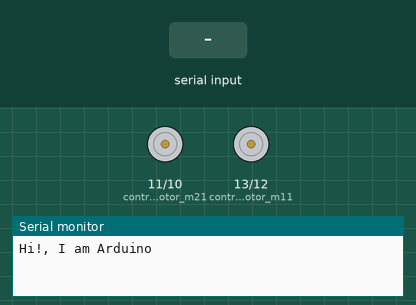
This sketch was run on a simulated Arduino Uno, built with avr-gcc and run on an emulated ATmega328P. Shown: motor-driver pin pairs drawn as motors (green arrow = first pin HIGH = forward, orange = second pin HIGH = backward, longer = more drive), the last lines printed to the serial monitor. The test bench sets the inputs (shaded band).

Above: at 1.2 s.
1.3 s: "u" received over Serial
At 2.0 s:
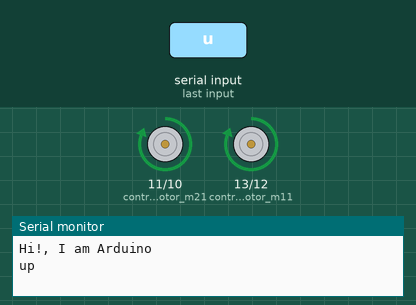
2.8 s: byte 32 (' ') received over Serial
At 3.2 s:
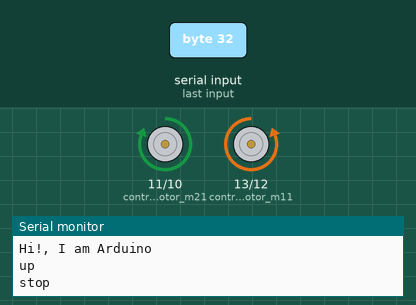
4.3 s: "d" received over Serial
At 5.5 s:
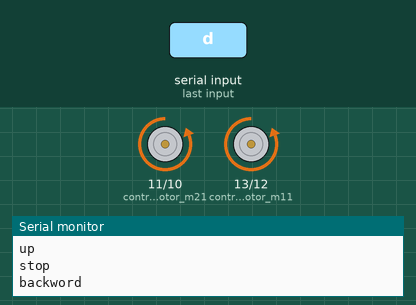
5.8 s: "r" received over Serial
At 6.7 s:
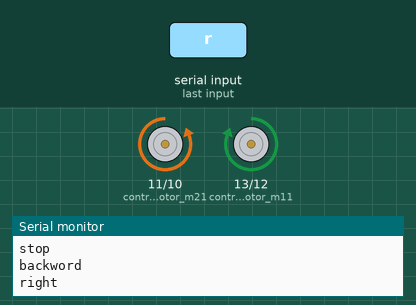
Timing chart, 0 to 8.3 s (numbered marks = the images above; inputs shaded):
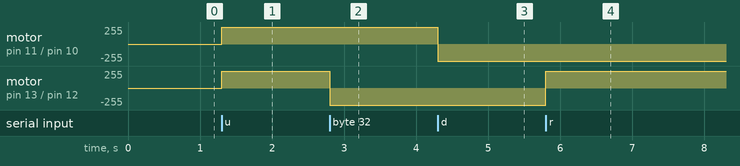

The sketch:

BO_MOTOR___Motor_driver___keyboard.ino
```cpp
int data;
void setup()
{
  Serial.begin(9600); //initialize serial COM at 9600 baudrate
  pinMode(13, OUTPUT);    // controling motor m11
  pinMode(12, OUTPUT);    // controling motor m12
  pinMode(11, OUTPUT);    // controling motor m21
  pinMode(10, OUTPUT);    // controling motor m22
  Serial.println("Hi!, I am Arduino");
}
void loop()
{
  data = Serial.read();
    if (data == 'u'){     //for forword
    digitalWrite(13, HIGH);
    digitalWrite(12, LOW);
    digitalWrite(11, HIGH);
    digitalWrite(10, LOW);
    Serial.println("up");
  }
  else if (data == 'd'){     //for backword
    digitalWrite(12, HIGH);
    digitalWrite(13, LOW);
    digitalWrite(10, HIGH);
    digitalWrite(11, LOW);
    Serial.println("backword");
  }
  else if (data == 'r') {       //for right turn
    digitalWrite(13, HIGH);
    digitalWrite(12, LOW);
    digitalWrite(11, LOW);
    digitalWrite(10, HIGH);
    Serial.println("right");
  }
  else if (data == 'l') {       //for left turn
    digitalWrite(13, LOW);
    digitalWrite(12, HIGH);
    digitalWrite(11, HIGH);
    digitalWrite(10, LOW);
    Serial.println("left");
  }
else if (data == ' ') {       //for stop
    digitalWrite(13, LOW);
    digitalWrite(12, HIGH);
    digitalWrite(11, HIGH);
    digitalWrite(10, LOW);
    Serial.println("stop");}

    }
```

Measured:
- after the input at 1.3 s, motor on pin 11 (controling_motor_m21) / pin 10 (controling_motor_m22), motor on pin 13 (controling_motor_m11) / pin 12 (controling_motor_m12): stopped → forward 255/255 at once
- after the input at 2.8 s, motor on pin 13 (controling_motor_m11) / pin 12 (controling_motor_m12): forward 255/255 → backward 255/255 at once
- after the input at 4.3 s, motor on pin 11 (controling_motor_m21) / pin 10 (controling_motor_m22): forward 255/255 → backward 255/255 at once
- after the input at 5.8 s, motor on pin 13 (controling_motor_m11) / pin 12 (controling_motor_m12): backward 255/255 → forward 255/255 at once
